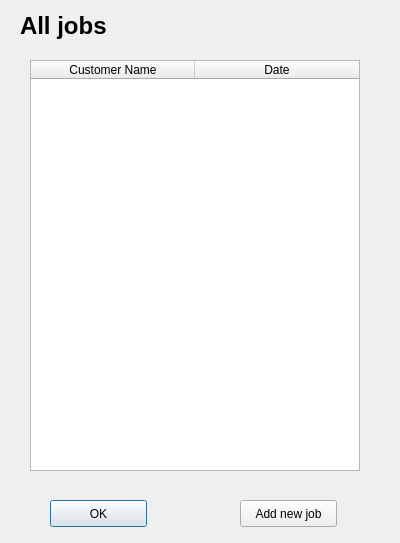
<?xml version="1.0" encoding="UTF-8"?>
<ui version="4.0">
 <class>JobIndex</class>
 <widget class="QDialog" name="JobIndex">
  <property name="geometry">
   <rect>
    <x>0</x>
    <y>0</y>
    <width>400</width>
    <height>543</height>
   </rect>
  </property>
  <property name="windowTitle">
   <string>Dialog</string>
  </property>
  <widget class="QLabel" name="label_jobsTitle">
   <property name="geometry">
    <rect>
     <x>20</x>
     <y>10</y>
     <width>371</width>
     <height>31</height>
    </rect>
   </property>
   <property name="font">
    <font>
     <pointsize>18</pointsize>
     <weight>75</weight>
     <bold>true</bold>
    </font>
   </property>
   <property name="text">
    <string>All jobs</string>
   </property>
  </widget>
  <widget class="QPushButton" name="pushButton_ok">
   <property name="geometry">
    <rect>
     <x>50</x>
     <y>500</y>
     <width>97</width>
     <height>27</height>
    </rect>
   </property>
   <property name="text">
    <string>OK</string>
   </property>
  </widget>
  <widget class="QPushButton" name="pushButton_addNewJob">
   <property name="geometry">
    <rect>
     <x>240</x>
     <y>500</y>
     <width>97</width>
     <height>27</height>
    </rect>
   </property>
   <property name="text">
    <string>Add new job</string>
   </property>
  </widget>
  <widget class="QTableWidget" name="tableWidget">
   <property name="geometry">
    <rect>
     <x>30</x>
     <y>60</y>
     <width>330</width>
     <height>411</height>
    </rect>
   </property>
   <property name="minimumSize">
    <size>
     <width>330</width>
     <height>0</height>
    </size>
   </property>
   <property name="maximumSize">
    <size>
     <width>330</width>
     <height>16777215</height>
    </size>
   </property>
   <property name="baseSize">
    <size>
     <width>330</width>
     <height>0</height>
    </size>
   </property>
   <property name="alternatingRowColors">
    <bool>true</bool>
   </property>
   <property name="showGrid">
    <bool>false</bool>
   </property>
   <property name="sortingEnabled">
    <bool>false</bool>
   </property>
   <attribute name="horizontalHeaderDefaultSectionSize">
    <number>164</number>
   </attribute>
   <attribute name="horizontalHeaderHighlightSections">
    <bool>false</bool>
   </attribute>
   <attribute name="verticalHeaderVisible">
    <bool>false</bool>
   </attribute>
   <attribute name="verticalHeaderHighlightSections">
    <bool>false</bool>
   </attribute>
   <column>
    <property name="text">
     <string>Customer Name</string>
    </property>
   </column>
   <column>
    <property name="text">
     <string>Date</string>
    </property>
   </column>
  </widget>
 </widget>
 <resources/>
 <connections/>
</ui>
